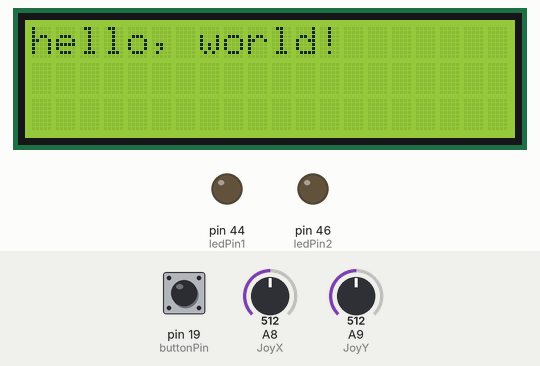
This sketch was run on a simulated Arduino Mega 2560, built with avr-gcc and run on an emulated ATmega2560. On the bench: 20×3 character LCD, output pins drawn as LEDs (lit = HIGH). The inputs (shaded band) are chosen by the test bench; at power-on: pin 19 (buttonPin) HIGH, A8 (JoyX) = 512, A9 (JoyY) = 512. What the sketch prints to the serial monitor is not drawn.

Above: at 0.1 s.
1.8 s: pin 19 (buttonPin) pulled LOW for 0.15 s
At 2.6 s:
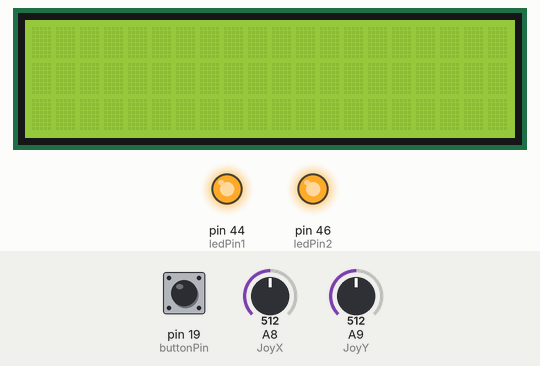
3.4 s: pin 19 (buttonPin) pulled LOW for 1 s
At 3.9 s:
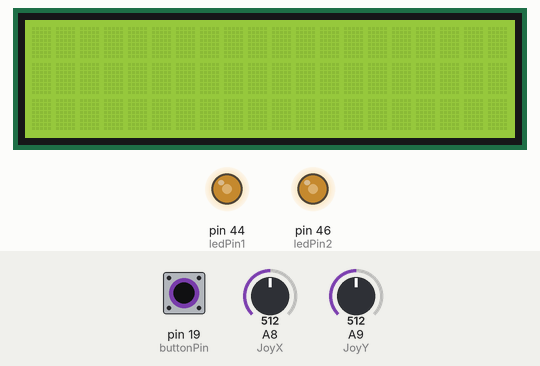
5.9 s: A8 (JoyX) set to 545
At 7.0 s:
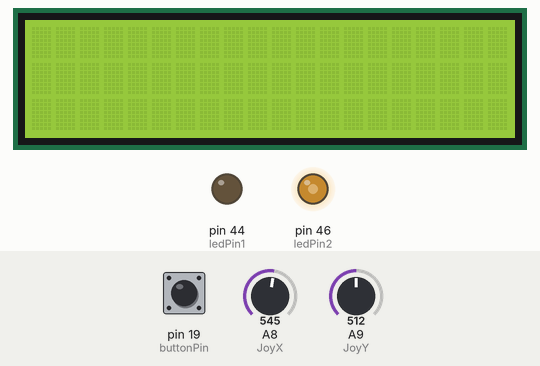
7.4 s: A9 (JoyY) set to 716
At 8.1 s:
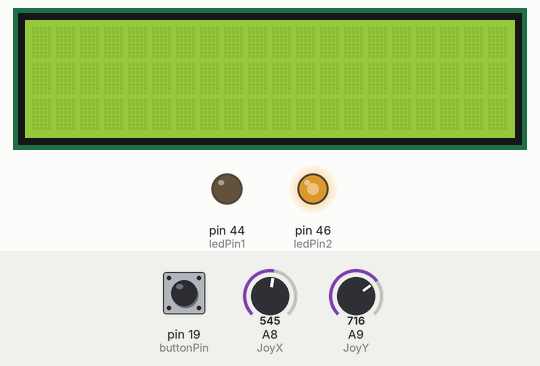
8.9 s: A8 (JoyX) set to 511
At 9.2 s:
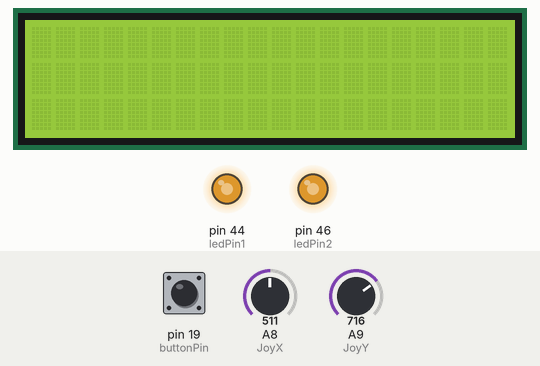
10.4 s: A9 (JoyY) set to 122
At 11.6 s:
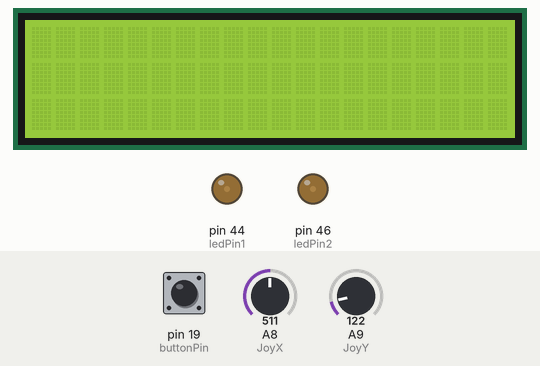
Timing chart, 0 to 12.9 s (numbered marks = the images above; inputs shaded):
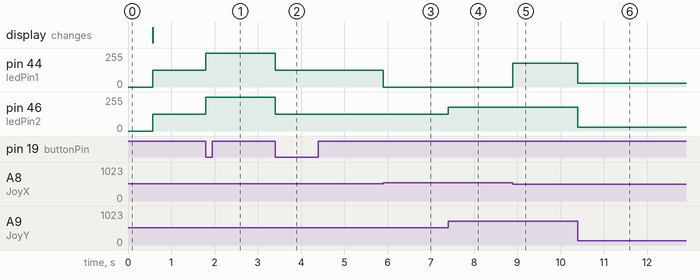

Measured:
- the behaviour switches between 527 and 528 on A8 (JoyX) (found by bisection; images 2 and 3)
- after the input at 1.8 s, pin 44 (ledPin1), pin 46 (ledPin2): 127/255 → 255/255 at once
- after the input at 3.4 s, pin 44 (ledPin1), pin 46 (ledPin2): 255/255 → 127/255 at once
- after the input at 5.9 s, pin 44 (ledPin1): 127/255 → 0/255 at once
- after the input at 7.4 s, pin 46 (ledPin2): 127/255 → 178/255 at once
- after the input at 8.9 s, pin 44 (ledPin1): 0/255 → 178/255 at once
- after the input at 10.4 s, pin 44 (ledPin1), pin 46 (ledPin2): 178/255 → 30/255 at once

The sketch:

position.ino
```cpp
#include <LiquidCrystal.h>

const int rs = 37, en = 36, d4 = 35, d5 = 34, d6 = 33, d7 = 32;
const int JoyX = A8, JoyY = A9;
LiquidCrystal lcd(rs, en, d4, d5, d6, d7);

int ledPin1 = 44;  //yellow
int ledPin2 = 46;  //green
int buttonPin = 19;
boolean buttonState = false;
bool ledState = LOW;
void isr();

void setup() {
  lcd.begin(20, 3);
  lcd.print("hello, world!");
  delay(500);
  lcd.clear();
  Serial.begin(9600);
  Serial.println("SMS Messages Receiver");
  attachInterrupt(digitalPinToInterrupt(buttonPin), isr, FALLING);
  pinMode(JoyX,INPUT);  //X
  pinMode(JoyY,INPUT);  //Y
  pinMode(ledPin1,OUTPUT); //PWM
  pinMode(ledPin2,OUTPUT); //PWM
}

void loop()
{
  int x = analogRead(JoyX);
  int y = analogRead(JoyY);  //green
  int xp,yp;
  xp = map(x, 0, 1023, -127, 127);
  yp = map(y, 0, 1023, 0, 255);

  if(buttonState == false){
    if(xp >= 4 && yp>= -1) {
    analogWrite(ledPin2,yp);
     analogWrite(ledPin1,0);
    }
    if(xp <= -5 && yp >= -1) {
    analogWrite(ledPin1,yp);
    analogWrite(ledPin2,0);
    }
  if(xp>=-3&&xp<=3){
    if(yp >= 0){
    analogWrite(ledPin1,yp);
    analogWrite(ledPin2,yp);
    }else{
    analogWrite(ledPin1,0);
    analogWrite(ledPin2,0);
    }
  }
    }else{
      digitalWrite(ledPin1,ledState);
      digitalWrite(ledPin2,ledState);
      }
}

void isr() {
  Serial.println("button");
    buttonState = !buttonState;
    ledState = !ledState;
}
```
